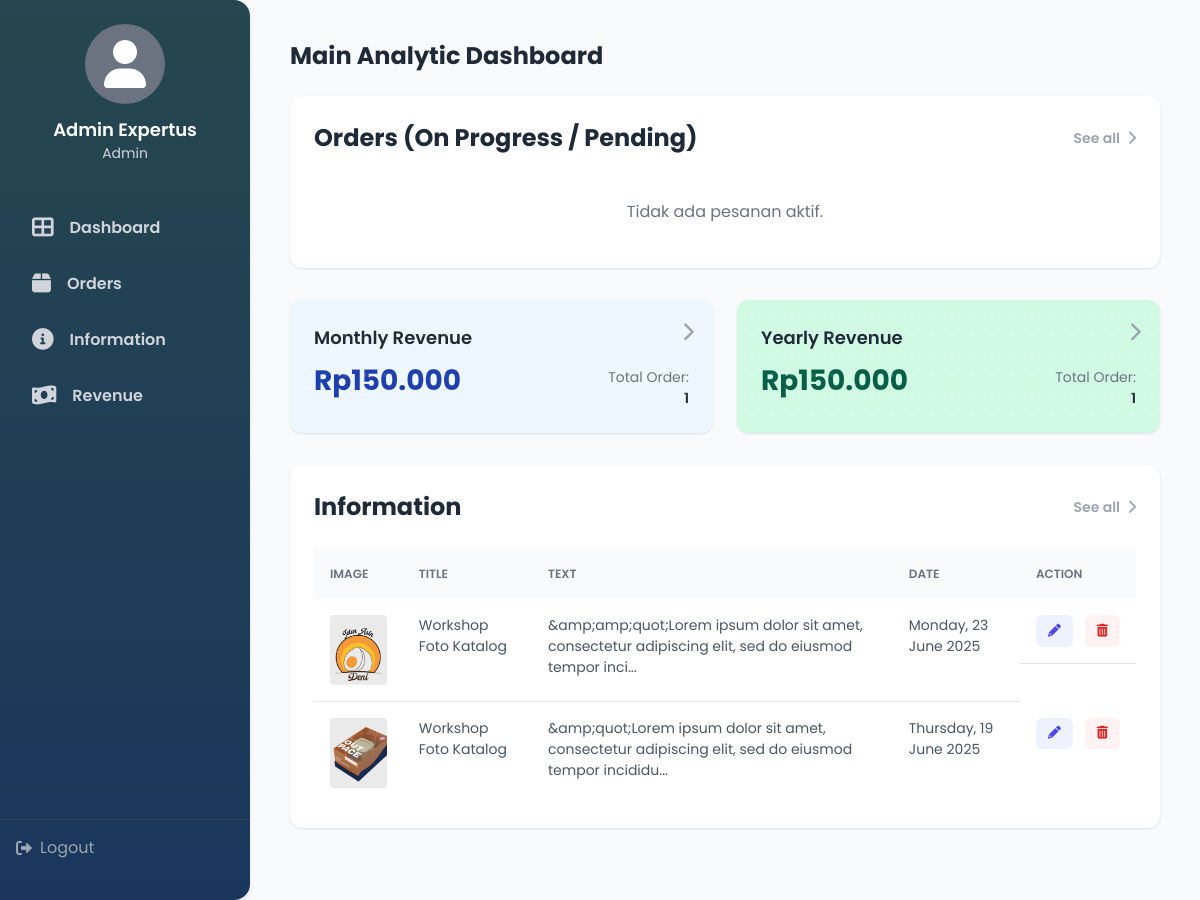
/Admin/dashboard.php (signed in), run on the app's committed database.
### tables this page shows
CREATE TABLE `berita` (
  `IdBerita` int(11) NOT NULL,
  `IdAdmin` int(11) DEFAULT NULL,
  `Judul` varchar(200) DEFAULT NULL,
  `Img` varchar(255) DEFAULT NULL,
  `Date` date DEFAULT NULL,
  `Text` text DEFAULT NULL,
  `updated_at` date NOT NULL
);

### Admin/dashboard.php (the view, shortened to what this page needs)
<?php
require_once dirname(__DIR__) . '/includes/db_config.php';
$recent_orders = [];
$monthly_revenue = ['total' => '0', 'orders' => 0];
$yearly_revenue = ['total' => '0', 'orders' => 0];
try {
    $sql_monthly_revenue = "SELECT
                                    SUM(cust.Harga) AS total_revenue,
                                    COUNT(c.IdConsult) AS total_orders
                                FROM
                                    consult AS c
                                JOIN
                                    customer AS cust ON c.IdCust = cust.IdCust
                                WHERE
                                    c.StatusPengerjaan = 'Finished' -- Kondisi 1
                                    AND c.updated_at >= DATE_SUB(NOW(), INTERVAL 1 MONTH);";
    $stmt_monthly_revenue = $conn->prepare($sql_monthly_revenue);
    $stmt_monthly_revenue->execute();
    $result_monthly_revenue = $stmt_monthly_revenue->get_result()->fetch_assoc();
    if ($result_monthly_revenue) {
        $monthly_revenue['total'] = number_format($result_monthly_revenue['total_revenue'] ?? 0, 0, ',', '.');
        $monthly_revenue['orders'] = $result_monthly_revenue['total_orders'] ?? 0;
    }
    $sql_yearly_revenue = "SELECT
                                    SUM(cust.Harga) AS total_revenue,
                                    COUNT(c.IdConsult) AS total_orders
                                FROM
                                    consult AS c
                                JOIN
                                    customer AS cust ON c.IdCust = cust.IdCust
                                WHERE
                                    c.StatusPengerjaan = 'Finished' -- Kondisi 1
                                    AND c.updated_at >= DATE_SUB(NOW(), INTERVAL 1 YEAR);";
    $stmt_yearly_revenue = $conn->prepare($sql_yearly_revenue);
    $stmt_yearly_revenue->execute();
    $result_yearly_revenue = $stmt_yearly_revenue->get_result()->fetch_assoc();
    if ($result_yearly_revenue) {
        $yearly_revenue['total'] = number_format($result_yearly_revenue['total_revenue'] ?? 0, 0, ',', '.');
        $yearly_revenue['orders'] = $result_yearly_revenue['total_orders'] ?? 0;
    }
} catch (mysqli_sql_exception $e) {
    error_log("Database error fetching revenue: " . $e->getMessage());
}
$recent_information = [];
try {
    $sql_recent_info = "SELECT IdBerita, Img, Judul, Text, Date
                         FROM berita
                         ORDER BY Date DESC
                         LIMIT 5";
    $stmt_recent_info = $conn->prepare($sql_recent_info);
    $stmt_recent_info->execute();
    $result_recent_info = $stmt_recent_info->get_result();
    if ($result_recent_info->num_rows > 0) {
        while ($row = $result_recent_info->fetch_assoc()) {
            $image_path_for_display = (empty($row['Img']) || $row['Img'] === '0')
                                    ? BASE_URL . '/public/images/default_placeholder.jpg'
                                    : BASE_URL . $row['Img'];
            $recent_information[] = [
                'id_berita' => htmlspecialchars($row['IdBerita']),
                'image' => $image_path_for_display,
                'title' => htmlspecialchars($row['Judul']),
                'text' => $row['Text'],
                'date' => htmlspecialchars(date('l, d F Y', strtotime($row['Date'])))
            ];
        }
    }
} catch (mysqli_sql_exception $e) {
    error_log("Database error fetching recent information: " . $e->getMessage());
}
?>
<!DOCTYPE html>
<html lang="en">
<head>
    <link href="https://cdn.jsdelivr.net/npm/tailwindcss@2.2.19/dist/tailwind.min.css" rel="stylesheet">
    <link rel="stylesheet" href="https://cdnjs.cloudflare.com/ajax/libs/font-awesome/6.0.0-beta3/css/all.min.css">
</head>
<body class="flex">
    <?php include dirname(__DIR__) . '/admin/includes/sidebar.php'; ?>
    <div class="content">
        <h1 class="text-2xl font-bold text-gray-800 mb-6">Main Analytic Dashboard</h1>
        <div class="dashboard-section" style="animation-delay: 0.2s;">
            <div class="section-header">
                <h2>Orders (On Progress / Pending)</h2>
                <a href="<?php echo BASE_URL; ?>/admin/orders/index.php" class="see-all">See all <i class="fas fa-chevron-right ml-1"></i></a>
            </div>
            <?php if (!empty($recent_orders)): ?>
                <?php foreach ($recent_orders as $order): ?>
                    <a href="<?php echo BASE_URL; ?>/admin/orders/detail.php?IdConsult=<?php echo $order['raw_id']; ?>" class="order-item order-item-link">
                        <div class="order-customer-info">
                            <strong><?php echo $order['customer']; ?></strong><br>
                            <span class="contact"><?php echo $order['email']; ?> | <?php echo $order['phone']; ?></span>
                        </div>
                        <div class="order-details-info">
                            <span class="brand"><?php echo $order['details_brand']; ?></span><br>
                            <span class="location"><?php echo $order['details_location']; ?></span>
                        </div>
                        <span class="order-service-tag"><?php echo $order['service']; ?></span>
                        <span class="order-status-text"><?php echo $order['status']; ?></span>
                    </a>
                <?php endforeach; ?>
            <?php else: ?>
                <p class="no-data-message">Tidak ada pesanan aktif.</p>
            <?php endif; ?>
        </div>
        <div class="revenue-grid">
            <a href="<?php echo BASE_URL; ?>/admin/orders/index.php?status_pembayaran=Lunas&status_pengerjaan=Finished&periode=monthly" class="revenue-card blue" style="animation-delay: 0.4s;">
                <div class="top-right-icon"><i class="fas fa-chevron-right"></i></div>
                <div class="revenue-card-background-pattern"></div>
                <h3>Monthly Revenue</h3>
                <div class="revenue-card-content">
                    <span class="revenue-card-value">Rp<?php echo htmlspecialchars($monthly_revenue['total']); ?></span>
                    <span class="revenue-card-info">Total Order: <strong class="total-order"><?php echo htmlspecialchars($monthly_revenue['orders']); ?></strong></span>
                </div>
            </a>
            <a href="<?php echo BASE_URL; ?>/admin/orders/index.php?status_pembayaran=Lunas&status_pengerjaan=Finished&periode=yearly" class="revenue-card green" style="animation-delay: 0.6s;">
                <div class="top-right-icon"><i class="fas fa-chevron-right"></i></div>
                <div class="revenue-card-background-pattern"></div>
                <h3>Yearly Revenue</h3>
                <div class="revenue-card-content">
                    <span class="revenue-card-value">Rp<?php echo htmlspecialchars($yearly_revenue['total']); ?></span>
                    <span class="revenue-card-info">Total Order: <strong class="total-order"><?php echo htmlspecialchars($yearly_revenue['orders']); ?></strong></span>
                </div>
            </a>
        </div>
        <div class="dashboard-section" style="animation-delay: 0.8s;">
            <div class="section-header">
                <h2>Information</h2>
                <a href="<?php echo BASE_URL; ?>/admin/Berita/index.php" class="see-all">See all <i class="fas fa-chevron-right ml-1"></i></a>
            </div>
            <?php if (!empty($recent_information)): ?>
                <table class="info-table">
                    <thead>
                        <tr>
                            <th>Image</th>
                            <th>Title</th>
                            <th>Text</th>
                            <th>Date</th>
                            <th>Action</th>
                        </tr>
                    </thead>
                    <tbody>
                        <?php foreach ($recent_information as $info): ?>
                            <tr>
                                <td>
                                    <?php if (!empty($info['image'])): ?>
                                        <img src="<?php echo htmlspecialchars($info['image']); ?>" alt="<?php echo htmlspecialchars($info['title']); ?>">
                                    <?php else: ?>
                                        <div style="width:100px; height:70px; background-color:#e0e0e0; display:flex; align-items:center; justify-content:center; border-radius:0.25rem;">No Image</div>
                                    <?php endif; ?>
                                </td>
                                <td><?php echo htmlspecialchars($info['title']); ?></td>
                                <td><?php echo htmlspecialchars(mb_strimwidth($info['text'], 0, 100, '...')); ?></td>
                                <td><?php echo htmlspecialchars($info['date']); ?></td>
                                <td class="action-buttons">
                                    <a href="<?php echo BASE_URL; ?>/admin/Berita/input.php?id=<?php echo htmlspecialchars($info['id_berita']); ?>" class="edit"><i class="fas fa-pencil-alt"></i></a>
                                    <form method="POST" action="<?php echo BASE_URL; ?>/admin/Berita/index.php" onsubmit="return confirm('Apakah Anda yakin ingin menghapus berita ini?');">
                                        <button type="submit" class="delete"><i class="fas fa-trash-alt"></i></button>
                                    </form>
                                </td>
                            </tr>
                        <?php endforeach; ?>
                    </tbody>
                </table>
            <?php else: ?>
                <p class="no-data-message">Tidak ada informasi terbaru.</p>
            <?php endif; ?>
        </div>
    </div>
</body>
</html>

### Admin/dashboard.php (style rules this page uses)
body { font-family: 'Poppins', sans-serif; background-color: #F8FAFB; }
.content { margin-left: 250px; padding: 2.5rem; min-height: 100vh; width: calc(100% - 250px); }
.dashboard-section { opacity: 0; animation: fadeInMoveUp 0.6s ease-out forwards; background-color: white; border-radius: 0.75rem; box-shadow: 0 1px 3px rgba(0,0,0,0.08), 0 1px 2px rgba(0,0,0,0.04); padding: 1.5rem; margin-bottom: 2rem; }
.section-header { display: flex; justify-content: space-between; align-items: center; margin-bottom: 1.5rem; color: #1F2937; }
.section-header h2 { font-size: 1.5rem; font-weight: 700; }
.section-header .see-all { color: #9CA3AF; text-decoration: none; font-size: 0.875rem; font-weight: 600; }
.revenue-grid { display: grid; grid-template-columns: repeat(auto-fit, minmax(280px, 1fr)); gap: 1.5rem; margin-bottom: 2rem; }
.revenue-card { opacity: 0; animation: fadeInMoveUp 0.6s ease-out forwards; background-color: white; border-radius: 0.75rem; box-shadow: 0 1px 3px rgba(0,0,0,0.08), 0 1px 2px rgba(0,0,0,0.04); padding: 1.5rem; display: flex; flex-direction: column; color: #1F2937; position: relative; overflow: hidden; text-decoration: none; transition: transform 0.2s ease-in-out, box-shadow 0.2s ease-in-out; }
.revenue-card.blue { background-color: #EEF7FF; color: #1E40AF; }
.revenue-card.green { background-color: #D1FAE5; color: #065F46; }
.revenue-card h3 { font-size: 1.125rem; font-weight: 600; margin-bottom: 1rem; color: #1F2937; }
.revenue-card-content { display: flex; justify-content: space-between; width: 100%; }
.revenue-card-value { font-size: 1.75rem; font-weight: 700; line-height: 1; }
.revenue-card-info { display: flex; flex-direction: column; align-items: flex-end; font-size: 0.875rem; color: #6B7280; }
.revenue-card-info .total-order { font-weight: 600; color: #1F2937; }
.revenue-card-background-pattern { position: absolute; top: 0; left: 0; width: 100%; height: 100%; z-index: 0; opacity: 0.1; background-size: 20px 20px; background-position: 5px 5px; pointer-events: none; }
.revenue-card .top-right-icon { position: absolute; top: 1.2rem; right: 1.2rem; color: #9CA3AF; font-size: 1.2rem; z-index: 10; }
.info-table { width: 100%; border-collapse: collapse; }
.info-table thead th { padding: 1rem; text-align: left; background-color: #F9FAFB; font-size: 0.75rem; text-transform: uppercase; color: #6B7280; font-weight: 600; }
.info-table tbody td { padding: 1rem; vertical-align: top; border-bottom: 1px solid #E5E7EB; font-size: 0.875rem; color: #4B5563; }
.info-table tbody tr:last-child td { border-bottom: none; }
.info-table img { width: 100px; height: 70px; object-fit: cover; border-radius: 0.25rem; }
.action-buttons { display: flex; gap: 0.75rem; }
.action-buttons a, .action-buttons form button { background-color: #EEF2FF; color: #4F46E5; padding: 0.6rem 0.75rem; border-radius: 0.375rem; text-decoration: none; font-size: 0.8rem; display: flex; align-items: center; justify-content: center; transition: background-color 0.2s, color 0.2s; border: none; cursor: pointer; }
.action-buttons form button.delete { background-color: #FEF2F2; color: #DC2626; }
.no-data-message { text-align: center; color: #6B7280; padding: 20px; font-size: 1rem; }

### data on the page
berita: shows a picture, Judul "Workshop Foto Katalog", Text "&amp;amp;quot;Lorem ipsum dolor sit amet, consectetur adipiscing elit, sed do eiusmod tempor inci...", date "Monday, 23 June 2025"
berita: shows a picture, Judul "Workshop Foto Katalog", Text "&amp;quot;Lorem ipsum dolor sit amet, consectetur adipiscing elit, sed do eiusmod tempor incididu...", date "Thursday, 19 June 2025"

### other printed values
$admin_nama "Admin Expertus"
$monthly_revenue['total'] "150.000"
$monthly_revenue['orders'] "1"
$yearly_revenue['total'] "150.000"
$yearly_revenue['orders'] "1"
